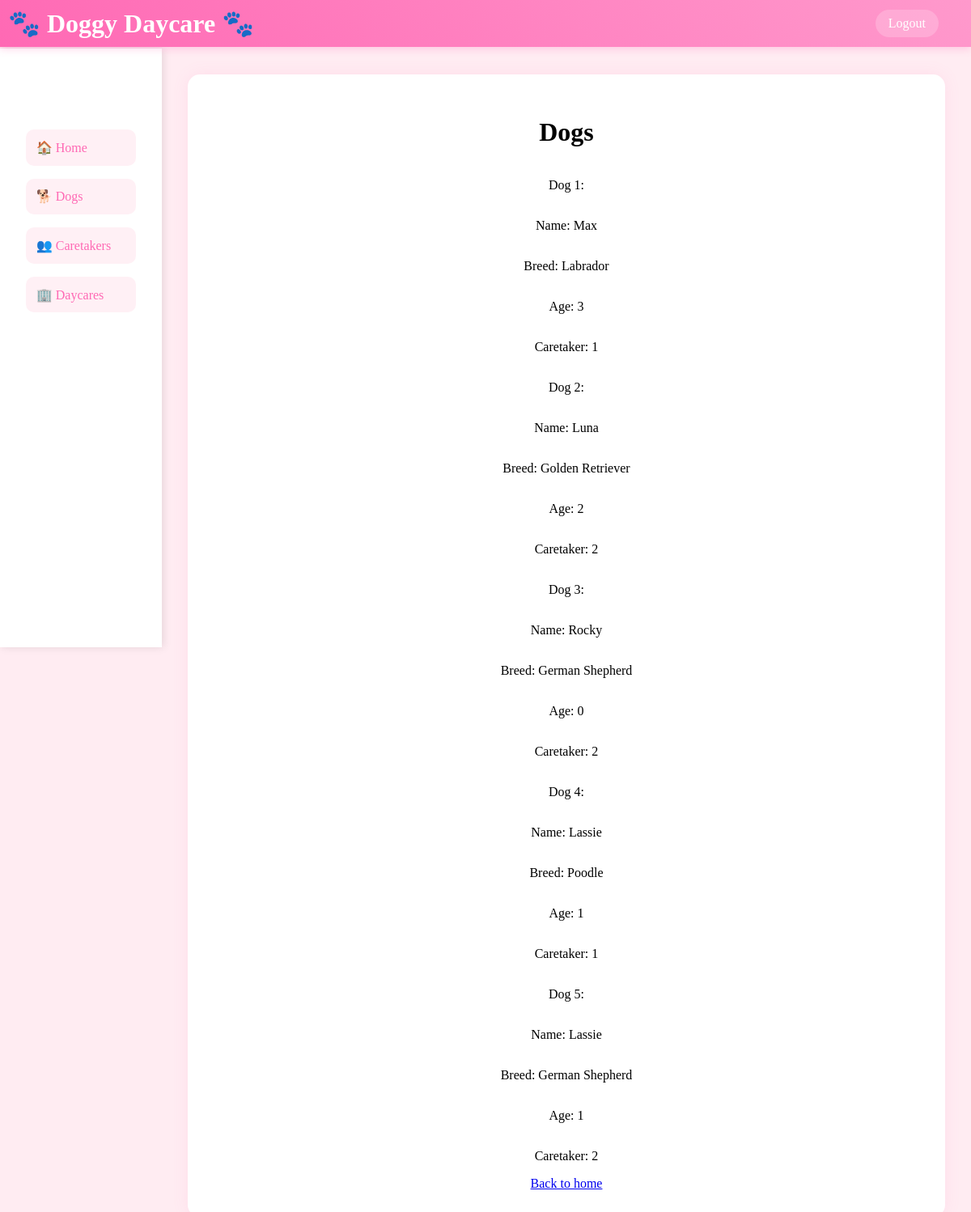
The app's page /dogs/ (signed in) with its own data.
### models/dog.py (models this page shows)
class Dog(db.Model):
    __tablename__ = "dogs"
    id = db.Column(db.Integer, primary_key=True, autoincrement=True)
    name = db.Column(db.String(45), nullable=False)
    breed = db.Column(db.String(45), nullable=False)
    age = db.Column(db.Integer, nullable=False)
    weight = db.Column(db.Float, nullable=False)
    id_daycare = db.Column(
        db.Integer,
        db.ForeignKey("daycares.id"),
        nullable=False
    )
    id_caretaker = db.Column(
        db.Integer,
        db.ForeignKey("caretakers.id"),
        nullable=False
    )

### views/dog_view.py (the view)
@dog_blueprint.route('/', methods=['GET'])
@login_required
def get_dogs():
    if not current_user.is_admin:
        return redirect(url_for('app.welcome'))
    dogs = Dog.query.all()
    return render_template('dogs.html', dogs=dogs)

### app.py (called while the page is built)
@login_manager.user_loader
def load_user(user_id):
    return User.query.get(int(user_id))

### templates/dogs.html
{% extends "base.html" %}
{% block content %}
    <h1>Dogs</h1>
    {% for dog in dogs %}
        <p>Dog {{ dog.id }}:</p>
        <p>Name: {{ dog.name }} </p>
        <p>Breed: {{ dog.breed }}</p>
        <p>Age: {{ dog.age }}</p>
        <p>Caretaker: {{ dog.id_caretaker }}</p>
    {% endfor %}
    <a href="/">Back to home</a>
{% endblock %}

### templates/base.html (shortened to what this page needs)
<!DOCTYPE html>
<html>
<head>
</head>
<body>
    <header>
        <h1>🐾 Doggy Daycare 🐾</h1>
        <a href="{{ url_for('app.logout') }}">Logout</a>
    </header>
    <aside>
        <nav>
            <a href="{{ url_for('app.index') }}">🏠 Home</a>
            <a href="{{ url_for('dogs.get_dogs') }}">🐕 Dogs</a>
            <a href="{{ url_for('caretakers.get_caretakers') }}">👥 Caretakers</a>
            <a href="{{ url_for('daycares.get_daycares') }}">🏢 Daycares</a>
        </nav>
    </aside>
    <main>
        <div class="content">
            {% block content %}{% endblock %}
        </div>
    </main>
</body>
</html>

### templates/base.html (style rules this page uses)
* { box-sizing: border-box; }
body { margin: 0; padding: 0; font-family: 'Comic Sans MS', cursive; background-color: #ffecf2; min-height: 100vh; display: flex; }
header { background: linear-gradient(45deg, #ff69b4, #ff99cc); color: white; padding: 10px; padding-right: 40px; position: fixed; width: 100%; top: 0; left: 0; z-index: 100; box-shadow: 0 2px 10px rgba(255, 105, 180, 0.3); display: flex; justify-content: space-between; align-items: center; }
header h1 { margin: 0; }
header a { color: white; text-decoration: none; padding: 0.5rem 1rem; border-radius: 20px; background-color: rgba(255, 255, 255, 0.2); transition: all 0.3s ease; }
aside { background: white; width: 200px; padding: 2rem; padding-top: 100px; margin-top: 60px; height: calc(100vh - 60px); position: fixed; box-shadow: 2px 0 10px rgba(0, 0, 0, 0.1); }
aside nav { display: flex; flex-direction: column; gap: 1rem; }
aside a { color: #ff69b4; text-decoration: none; padding: 0.8rem; border-radius: 10px; transition: all 0.3s ease; background: #fff0f5; }
main { margin-left: 200px; margin-top: 60px; padding: 2rem; flex-grow: 1; }
.content { background: white; padding: 2rem; border-radius: 15px; box-shadow: 0 0 20px rgba(255, 105, 180, 0.1); display: flex; flex-direction: column; align-items: center; }

### records on screen
Dog: id "1", name "Max", breed "Labrador", age "3", id_caretaker "1"
Dog: id "2", name "Luna", breed "Golden Retriever", age "2", id_caretaker "2"
Dog: id "3", name "Rocky", breed "German Shepherd", age "0", id_caretaker "2"
Dog: id "4", name "Lassie", breed "Poodle", age "1", id_caretaker "1"
Dog: id "5", name "Lassie", breed "German Shepherd", age "1", id_caretaker "2"
